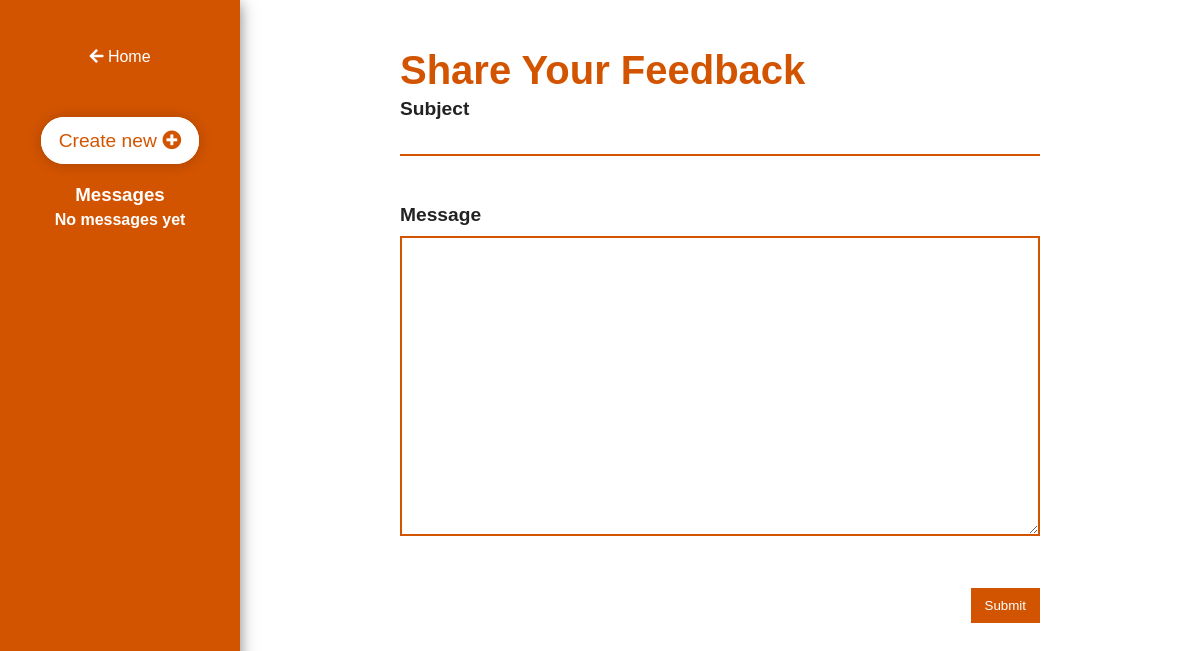
Page /dist/feedback.php (signed in) on the earlier database version.
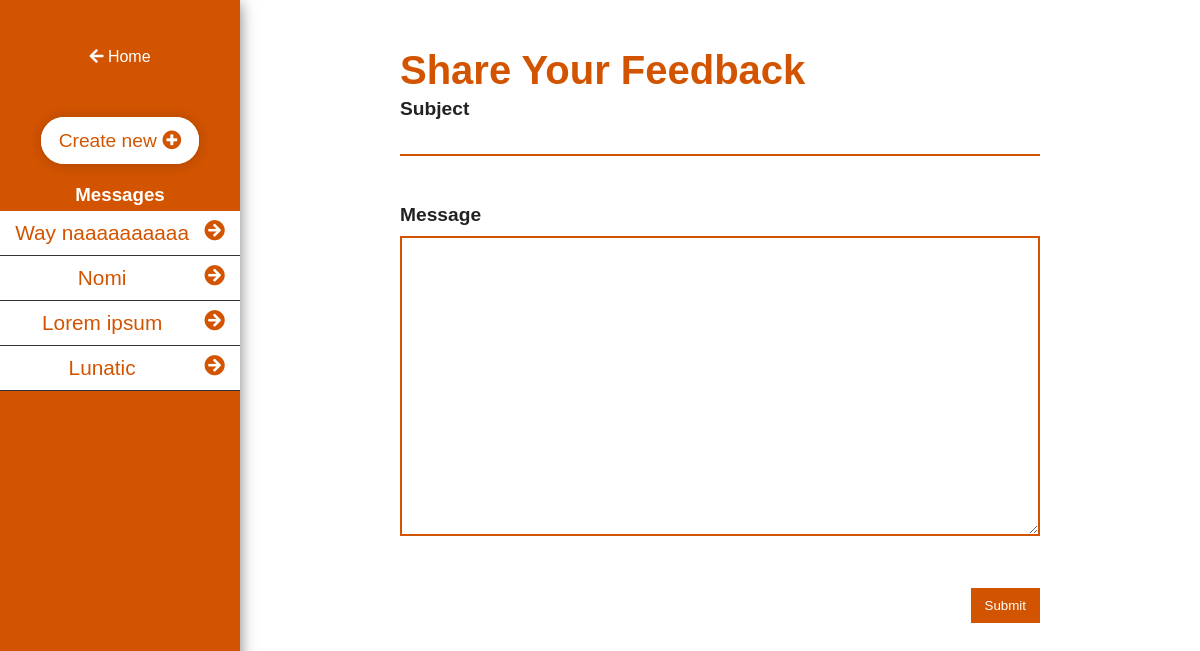
Same page on the later database version.
### tables this page shows
CREATE TABLE `messages` (
  `id` int(11) NOT NULL AUTO_INCREMENT,
  `user_id` int(11) DEFAULT NULL,
  `subject` tinytext,
  `message` longtext,
  `reply` longtext,
  `date` timestamp NOT NULL DEFAULT CURRENT_TIMESTAMP ON UPDATE CURRENT_TIMESTAMP,
  PRIMARY KEY (`id`)
);

### dist/feedback.php (the view, shortened to what this page needs)
<?php
  if(isset($_SESSION['userId'])){
    require 'scripts/database/db.php';
    $userId = $_SESSION['userId'];
    $query = "SELECT * FROM messages WHERE user_id = '$userId' ORDER BY date DESC";
    if($result = mysqli_query($conn, $query)){
        $rows = mysqli_fetch_all($result, MYSQLI_ASSOC);
    }else{
        echo 'Error: ' . mysqli_error($conn);
    }
  } else{
      header('Location: index.php');
  }
?>
<!DOCTYPE html>
<html lang="en">
<head>
    <link rel="stylesheet" href="css/main.css">
    <link rel="stylesheet" href="css/all.min.css">
</head>
<body id="feedback">
    <aside>
        <div class="aside-wrapper">
            <a href="index.php" class="home-link"><i class="fas fa-arrow-left"></i> Home</a>
            <div class="message-part">
                <a href="#" class="aside-link-new">Create new <i class="fas fa-plus-circle"></i></a>
                <ul class="aside-messages">
                <h3 class="message-title">Messages</h3>
                <?php if(!$rows) echo '<h4 style="color:#fff;">No messages yet</h4>' ?>
                <?php foreach($rows as $row): ?>
                <li class="aside-message"><a href="viewFeedback.php?message=<?php echo $row['id']; ?>" class="aside-link"><i class="fas fa-arrow-circle-right"></i> <?php echo $row['subject']; ?></a></li>
                <?php endforeach; ?>
                </ul>
            </div>
        </div>
    </aside>
    <main>
        <div class="main-wrapper">
        <h1>Share   Your Feedback</h1>
            <form action="scripts/message.inc.php" method="post">
                <div class="form-group">
                    <label for="subject">Subject</label>
                    <input type="text" name="subject" id="" maxlength="18" required>
                </div>
                <div class="form-group">
                    <label for="message" class="subject">Message</label>
                    <textarea name="message" id="" cols="30" rows="10" required></textarea>
                </div>
                <button type="submit" class="btn-sub" name="msg-sub">Submit</button>
            </form>
        </div>
    </main>
</body>
</html>

Differences in the rows shown:
added messages: subject "Way naaaaaaaaaa"
added messages: subject "Nomi"
added messages: subject "Lorem ipsum"
added messages: subject "Lunatic"
Other differences:
text no longer shown: "No messages yet"
